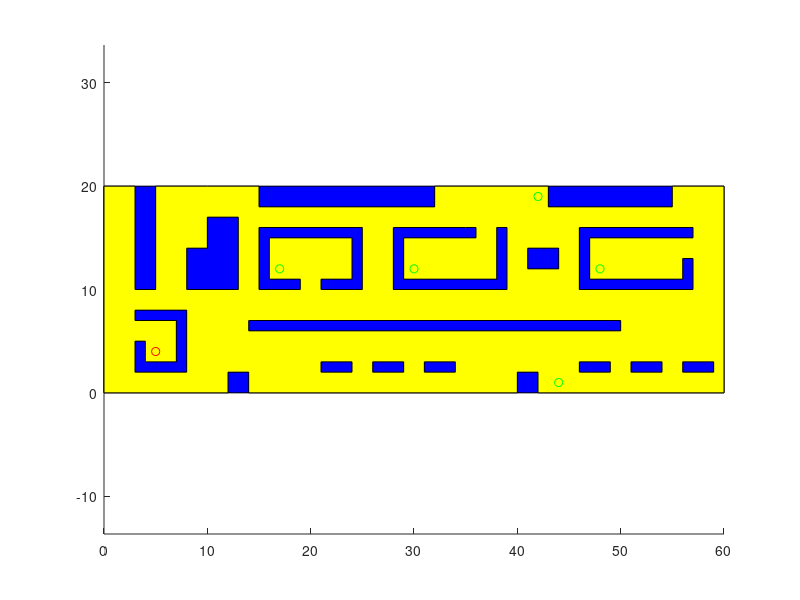

Recreate this plot in MATLAB. (Note: this script raises an error after producing the figure.)
% Cleaning floor map
clear;
map_boundary = [0 0; 12 0; 12 2; 14 2; 14 0; 40 0;40 2; 42 2; 42 0; 60 0;
       60 20; 
       55 20; 55 18; 43 18; 43 20; 32 20; 32 18; 15 18; 15 20; 10 20; 5 20; 5 10; 3 10; 3 20; 0 20; 
       0 0];
ob{1} = [ 59 2; 56 2; 56 3; 59 3; 59 2];
ob{2} = [ 54 2; 51 2; 51 3; 54 3; 54 2];
ob{3} = [49 2; 46 2; 46 3; 49 3; 49 2];
ob{4} = [34 2; 31 2; 31 3; 34 3; 34 2];
ob{5} = [ 29 2; 26 2; 26 3; 29 3; 29 2];
ob{6} = [24 2; 21 2; 21 3; 24 3; 24 2];
ob{7} = [41 12; 41 14; 44 14; 44 12; 41 12];
ob{8} = [14 6; 50 6;  50 7; 14 7;  14 6];
ob{9} = [3 5; 3 2;8 2; 8 8; 3 8; 3 7; 7 7; 7 3; 4 3; 4 5; 3 5];  
ob{10} = [8 10; 13 10; 13 17; 10 17; 10 14; 8 14; 8 10 ];
ob{11} = [21 10; 25 10; 25 16; 15 16; 15 10; 19 10; 19 11; 16 11; 16 15; 24 15; 24 11; 21 11; 21 10];
ob{12} = [39 16; 39 10; 28 10; 28 16; 35 16; 36 16; 36 15; 29 15; 29 11; 38 11; 38 16; 39 16;  ];
ob{13} = [57 16; 46 16; 46 10; 57 10; 57 13; 56 13; 56 11; 47 11; 47 15; 57 15; 57 16];

dock = [5 4];
spots = [17 12; 30 12; 42 19;48 12; 44 1]; %rearranged

figure(1);clf;hold on;
fill([0 60 60 0], [0 0 20 20], 'b');
fill(map_boundary(:,1),map_boundary(:,2),'y');
for i = 1:length(ob)
    fill(ob{i}(:,1),ob{i}(:,2),'b');
end
plot(dock(1), dock(2), 'ro')
plot(spots(:,1), spots(:,2), 'go')
axis equal
       
v_map = [map_boundary; NaN NaN];
for i=1:length(ob)
    v_map = [v_map; ob{i}; NaN NaN];
end
   
startPos = [5 4];
endPos = [17 12];

% Create visibility graph
tic;
numObsts = length(ob);

allGraphPts = [];
for i=1:numObsts
    allGraphPts = [allGraphPts;ob{i}(1:end,:)];
end

allGraphPts = [allGraphPts; map_boundary;startPos; spots];
n = length(allGraphPts(:,1));

% Set initial link possibilities
A = zeros(n,n);
D = A;

% Add the boundary of each obstacle
baseCounter = 0;
for obId=1:length(ob)
    for eId = 1:size(ob{obId},1)-1
        edgeId = eId + baseCounter;
        A(edgeId,edgeId+1) = 1;
        A(edgeId+1,edgeId) = 1;
        D(edgeId,edgeId+1) = norm(allGraphPts(edgeId,:)-allGraphPts(edgeId,:));
        D(edgeId+1,edgeId+1) = D(edgeId,edgeId+1);
    end
    
    baseCounter = baseCounter + size(ob{obId},1);
end

% Check for collisions among links
for i=1:n-1
    for j=i+1:n
        inColl = 0;
        % In collision if the link intersects the boundary
        inColl = inColl + EdgePolyIntersect(allGraphPts([i j],:),map_boundary);
        % In collision if the link midpoint is outside the boundary
        mid = (allGraphPts(i,:) + allGraphPts(j,:))/2;
        inColl = inColl + ~inpolygon(mid(1), mid(2), map_boundary(:,1), map_boundary(:,2));
        for k = 1:numObsts
            % In collision if the link intersects any ob
            inColl = inColl + EdgePolyIntersect([allGraphPts(i,:); allGraphPts(j,:)],ob{k});
            % In collision if the link midpoint is inside an ob
            inColl = inColl + inpolygon(mid(1), mid(2), ob{k}(:,1), ob{k}(:,2));
        end

        if (~inColl)
            A(i,j) = 1;
            A(j,i) = 1;
            D(i,j) = norm(allGraphPts(i,:)-allGraphPts(j,:));
            D(j,i) = D(i,j);
        end

    end
end
toc;

% Shortest path search
fullpath = [];
fulldist = 0;
oldnode = n-length(spots);
for wp = 1:length(spots)
    [spath,sdist] = shortestpath(allGraphPts, A, oldnode,oldnode+1);
    fullpath = [fullpath spath];
    fulldist = fulldist + sdist;
    oldnode = oldnode+1;
end
[spath,sdist] = shortestpath(allGraphPts, A, oldnode,n-length(spots));
fullpath = [fullpath spath];
fulldist = fulldist + sdist;

figure(2); clf; hold on;
plot(map_boundary(:,1),map_boundary(:,2));
for i=1:length(ob)
    patch(ob{i}(:,1),ob{i}(:,2), 'b');
end

for i=1:n
    for j=i+1:n
        if (A(i,j))
            figure(2); hold on;
            plot([allGraphPts(i,1) allGraphPts(j,1)],[allGraphPts(i,2) allGraphPts(j,2)],'m');

        end
    end
end
plot(map_boundary(:,1),map_boundary(:,2));
plot(startPos(1),startPos(2), 'co', 'MarkerSize', 10, 'LineWidth', 3)
plot(endPos(1),endPos(2), 'rx', 'MarkerSize', 10, 'LineWidth', 3)
plot(allGraphPts(fullpath,1),allGraphPts(fullpath,2),'g', 'LineWidth',2)
fulldist % output the full distance
       